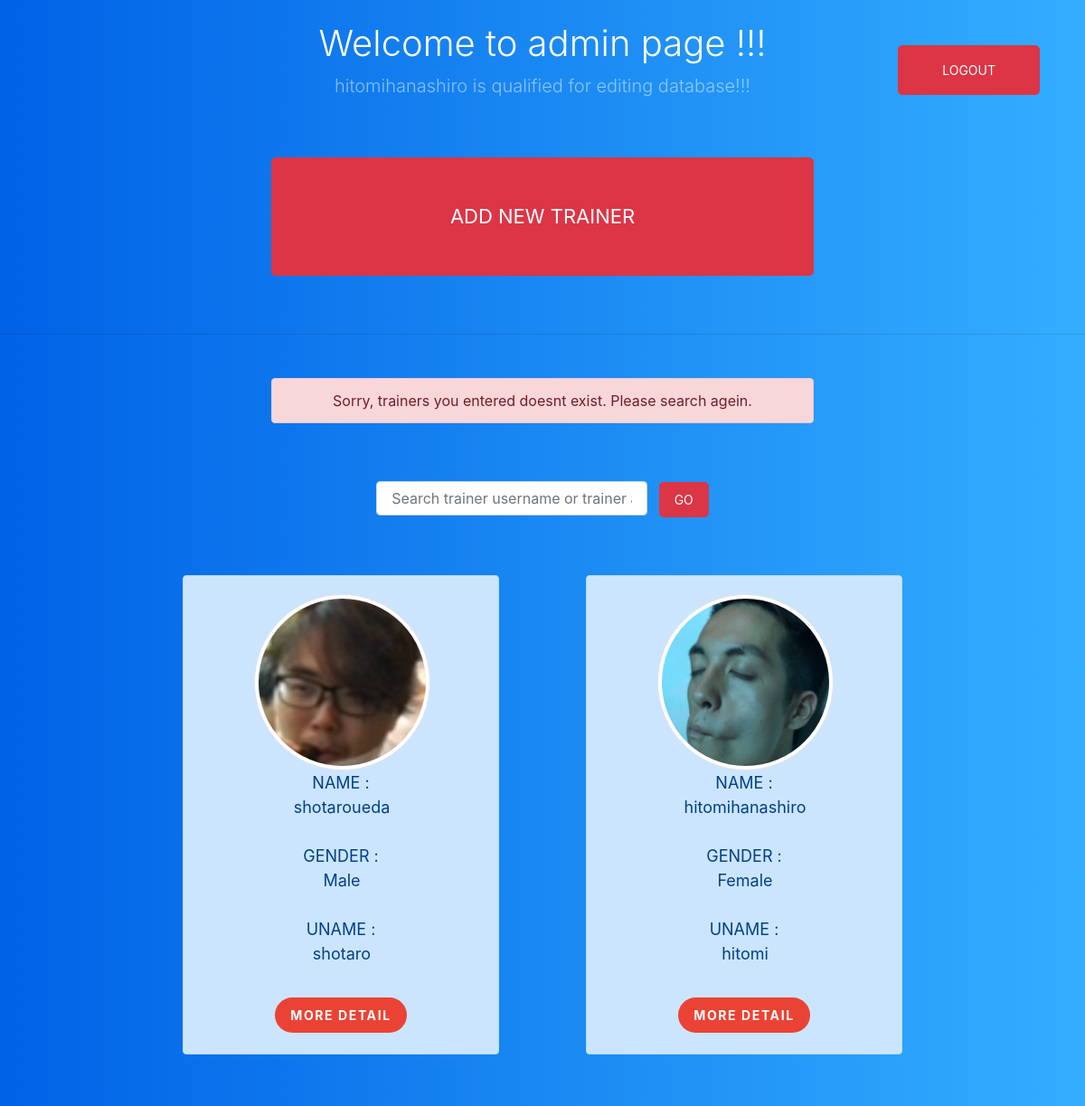
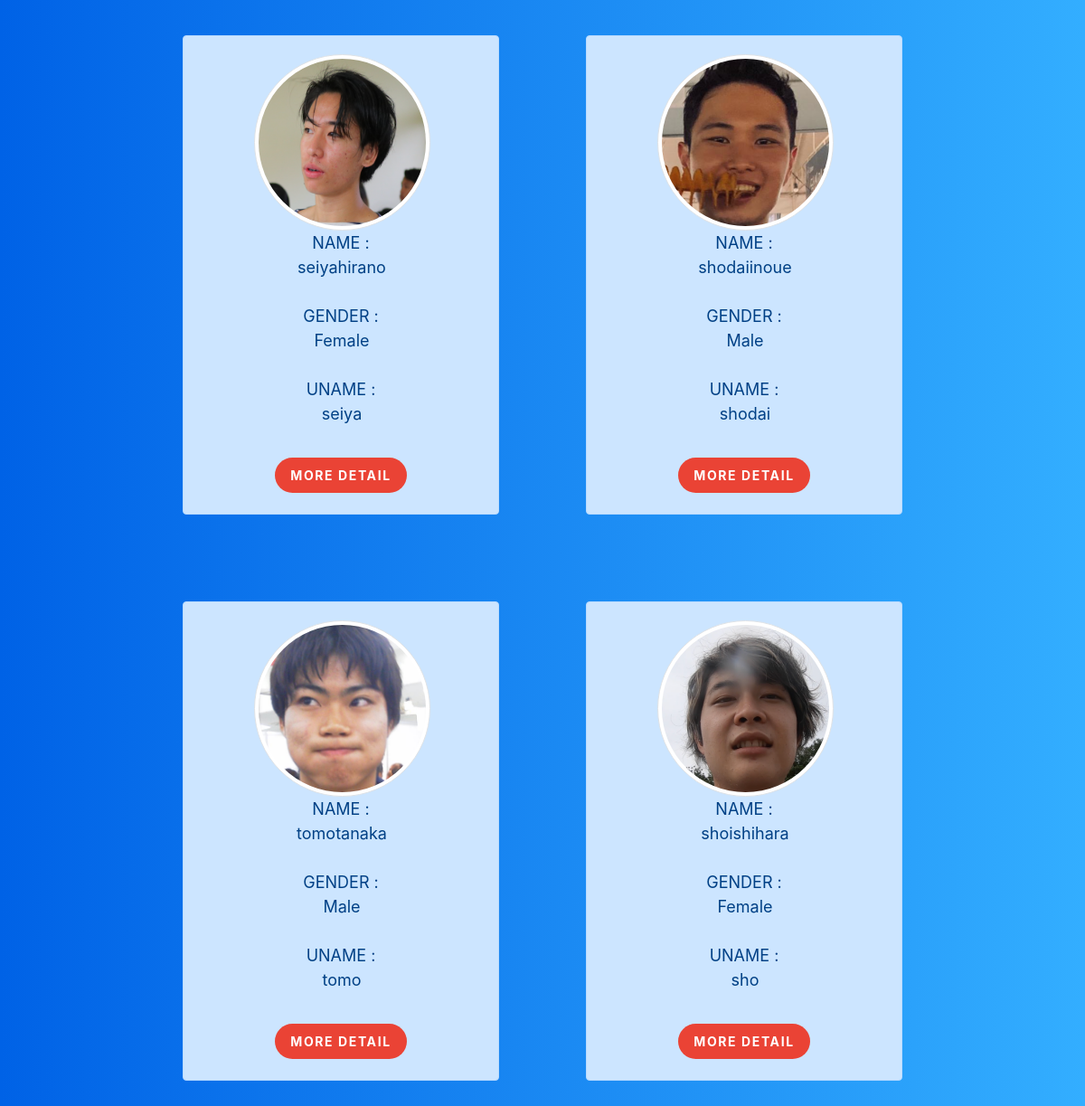
Page /admin_outcomes.php (signed in) on the committed database (2 pictures, top to bottom).
### tables this page shows
CREATE TABLE `product` (
  `trainer_id` int(100) NOT NULL,
  `trainer_fname` varchar(100) NOT NULL,
  `trainer_lname` varchar(100) NOT NULL,
  `trainer_uname` varchar(100) NOT NULL,
  `trainer_email` varchar(100) NOT NULL,
  `trainer_description` varchar(100) NOT NULL,
  `trainer_phone` varchar(100) NOT NULL,
  `trainer_address` varchar(100) NOT NULL,
  `trainer_gender` varchar(100) NOT NULL,
  `trainer_image` varchar(100) DEFAULT NULL,
  `trainer_price` int(100) NOT NULL
);

### classes/database.php (called while the page is built, shortened)
<?php
class Database{
    private $servername = 'localhost';
    private $username = 'root';
    private $password = 'root';
    private $database_name = 'fist_portfolio';
    public function __construct()
    {
        $this->conn = new mysqli($this->servername,$this->username,$this->password,$this->database_name);
        if($this->conn->connect_error){
            die('cannot connect'.$this->conn->connect_error);
        }else{
            return $this->conn;
        }
    }
}
?>

### admin_action.php (called while the page is built, shortened)
<?php
include 'classes/admin_class.php';
$Admin = new Admin;
?>

### classes/admin_class.php (called while the page is built, shortened)
<?php
include 'database.php';
class Admin extends Database{
    public function display_trainer(){
        $displaytrainer = "SELECT * FROM product";
        $result = $this->conn->query($displaytrainer);
        if($result->num_rows >0){
            $row = array();
            while($rows = $result->fetch_assoc()){
                $row[] = $rows;
            }return $row;
        }else{
            return false;
        }
    }
    public function display_onetrainers($userID){
        $displayalltrainer = "SELECT * FROM product WHERE trainer_id = '$userID'";
        $result = $this->conn->query($displayalltrainer);
        if($result == false){
            die('cannot one trainer'.$this->conn->connect_error);
        }else{
            return $result->fetch_assoc();
        }
    }
}
?>

### admin_outcomes.php (the view, shortened to what this page needs)
<?php
    include 'admin_action.php';
    if(empty($_SESSION['login_id'])){
      header('location: login.php');
    }elseif($_SESSION['user_status']=='user'){
      header('location: trainerlist_new.php');
    }else{
      $userID = $_SESSION['login_id'];
      $didi = $Admin->display_onetrainers($userID);
    }
?>
<!doctype html>
<html lang="en">
  <head>
    <link rel="stylesheet" href="https://use.fontawesome.com/releases/v5.6.3/css/all.css">
    <link rel="stylesheet" href="https://stackpath.bootstrapcdn.com/bootstrap/4.3.1/css/bootstrap.min.css">
  </head>
  <body class="d-flex flex-column">
  <div id="page-content">
      <div class="row justify-content-center m-0 text-center">
        <div class="col-md-12 p-0">
          <h1 class="font-weight-light mt-4 text-white">Welcome to admin page !!!</h1>
          <p class="lead text-white-50"><?php echo $didi['trainer_fname'].$didi['trainer_lname'] ?> is qualified for editing database!!!</p>
          <a href='logout.php' role='button' class='logout btn btn-lg btn-danger p-3 pr-5 pl-5 text-uppercase'>Logout</a>
          <div class="addittion">
            <a href='admin_add.php' role='button' class='btn btn-lg btn-danger w-50 p-5 text-uppercase mt-5 mb-5'>Add new trainer</a>
          </div>
          <hr>
          <form action="admin_action.php" method="post">
            <div class="form-group mt-5">
                <div class="alert alert-danger w-50 mx-auto">Sorry, trainers you entered doesnt exist. Please search agein.</div>
                <input type="text" name="search" class="form-control w-25 d-inline p-3 mt-5" placeholder="Search trainer username or trainer address">
                <button class="btn btn-lg btn-danger btn-inline text-uppercase ml-2" type="submit" name="admin_serch">GO</button>
            </div>
          </form>
          <?php
            $list = $Admin->display_trainer();
            foreach($list as $key => $row){
              $userID = $row['trainer_id'];
                echo "<div class='alert alert-primary d-inline-block m-5'>";
                if($row['trainer_image']== null){
                    echo "<i class='fas fa-user'></i><br><br><br>";
                }else{
                  $image = $row['trainer_image'];
                  echo "<div class='big'>";
                  echo "<img src='upload/$image' class='img-thumbnail rounded-circle'>";
                  echo "</div>";
                }
                echo "NAME : <br>";
                echo "<div class='big'>";
                echo $row['trainer_fname'].$row['trainer_lname']."<br><br>";
                echo "</div>";
                echo "GENDER : <br>";
                echo "<div class='big'>";
                echo $row['trainer_gender']."<br><br>";
                echo "</div>";
                echo "UNAME : <br>";
                echo "<div class='big'>";
                echo $row['trainer_uname']."<br><br>";
                echo "</div>";
                echo "<a href='admin_edit.php?trainer_id=$userID' role='button' class='btn btn-lg btn-google btn-inline-block  text-uppercase mt-2 mb-2'>More detail</a>";
                echo "</div>";
            }
          ?>
        </div>
      </div>
  </div>
  </body>
</html>

### admin_outcomes.php (style rules this page uses)
html, body { height: 100%; }
#page-content { flex: 1 0 auto; }
body { background: #007bff; background: linear-gradient(to right, #0062E6, #33AEFF); }
.d-inline-block { width :350px; height :530px; }
.big { width :310px; text-align: center; overflow: scroll; }
.alert-primary { font-size: 18px; padding: 20px; }
.text-uppercase { font-size: 14px; }
.btn-google { color: white; background-color: #ea4335; border-radius: 5rem; letter-spacing: .1rem; font-weight: bold; transition: all 0.2s; }
.img-thumbnail { width:195px; height:195px; overflow: hidden; }
.addittion a { font-size: 22px; }
.logout { position :absolute; top:50px; right:50px; }

### rows in the picture
product: trainer_fname "hitomi", trainer_lname "hanashiro", trainer_image (picture), trainer_gender "Female", trainer_uname "hitomi"
product: trainer_image (picture), trainer_fname "shotaro", trainer_lname "ueda", trainer_gender "Male", trainer_uname "shotaro"
product: trainer_image (picture), trainer_fname "seiya", trainer_lname "hirano", trainer_gender "Female", trainer_uname "seiya"
product: trainer_image (picture), trainer_fname "shodai", trainer_lname "inoue", trainer_gender "Male", trainer_uname "shodai"
product: trainer_image (picture), trainer_fname "tomo", trainer_lname "tanaka", trainer_gender "Male", trainer_uname "tomo"
product: trainer_image (picture), trainer_fname "sho", trainer_lname "ishihara", trainer_gender "Female", trainer_uname "sho"
